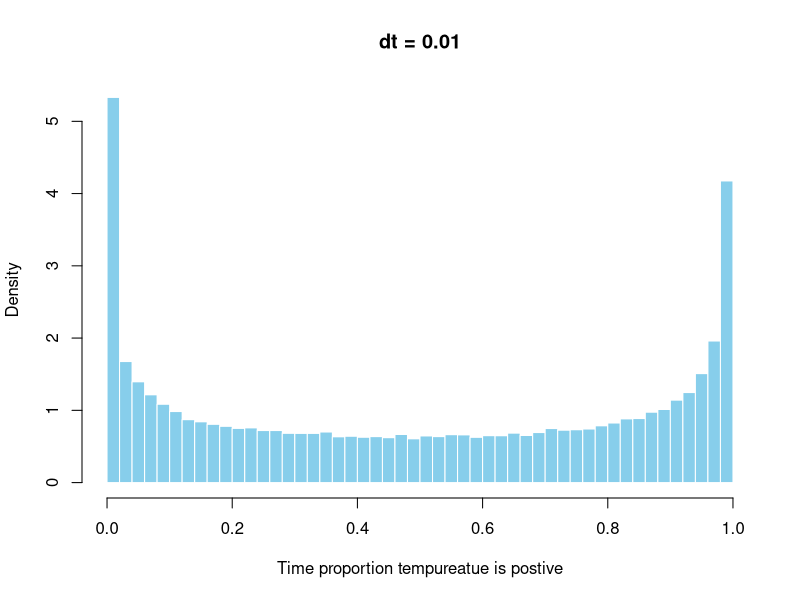
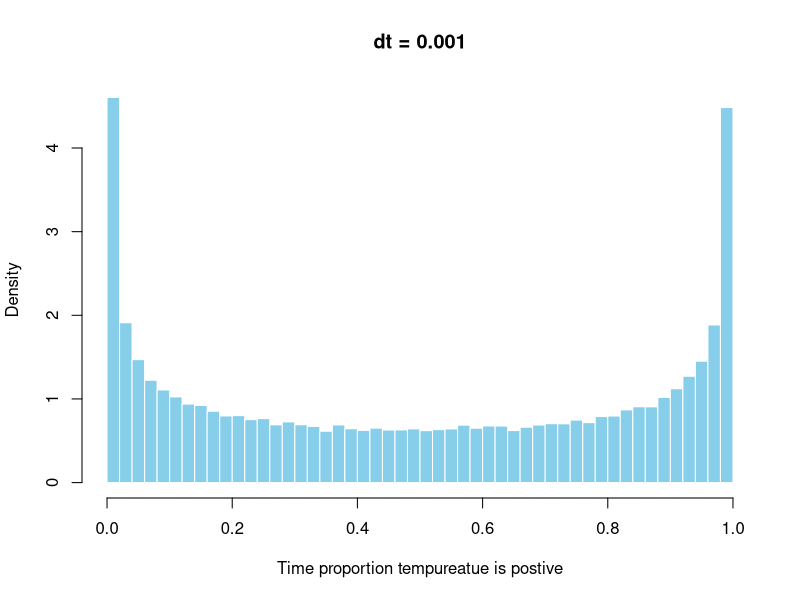
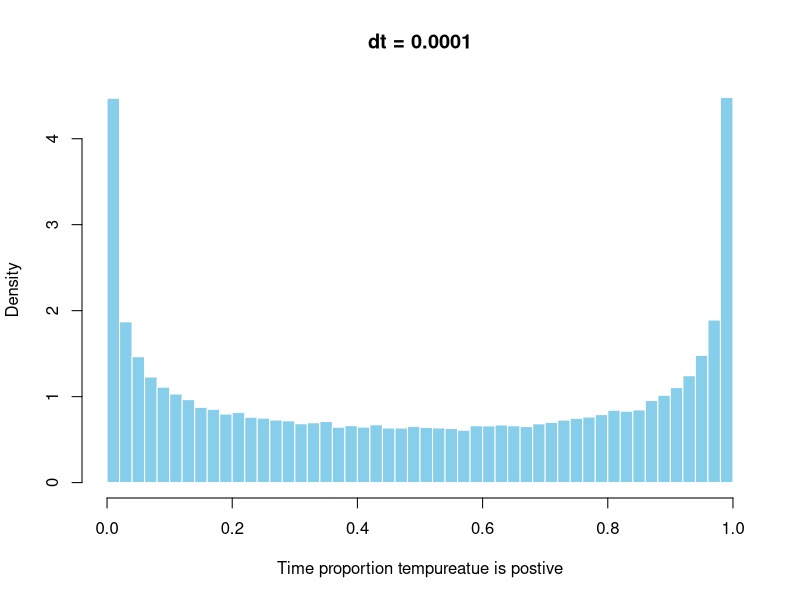

Recreate these plots in R, in order.

# Function to calculate the proportion of time the temperature is positive
simulate_temperature <- function(dt) {
  steps <- 1 / dt  # Number of steps for dt
  proportions <- c(100000)
  for (i in 1:100000) {
    # stores the increments as a vector
    increments <- rnorm(steps, mean = 0, sd = sqrt(dt)) # variance = dt => sd = sqrt(dt)
    
    process <- cumsum(increments) # makes a vector of the cumulative value
    
    # Calculate the proportion of time the temperature is positive
    positive <- 0
    for (x in process) {
      if (x > 0) {
        positive <- positive + 1
      }
    }
    proportions[i] <- positive / steps
  }
  return(proportions)
}

# Set simulation parameters
dt <- 0.01  # Time interval ∆t
# Run simulation
proportions <- simulate_temperature(dt)

# Plot histogram 1
hist(proportions, breaks = 50, probability = TRUE, main = "dt = 0.01",
     xlab = "Time proportion tempureatue is postive", ylab = "Density", col = "skyblue", border = "white")

# Set simulation parameters
dt <- 0.001  # Time interval ∆t
# Run simulation
proportions <- simulate_temperature(dt)

# Plot histogram 2
hist(proportions, breaks = 50, probability = TRUE, main = "dt = 0.001",
     xlab = "Time proportion tempureatue is postive", ylab = "Density", col = "skyblue", border = "white")

# Set simulation parameters
dt <- 0.0001  # Time interval ∆t
# Run simulation
proportions <- simulate_temperature(dt)

# Plot histogram 3
hist(proportions, breaks = 50, probability = TRUE, main = "dt = 0.0001",
     xlab = "Time proportion tempureatue is postive", ylab = "Density", col = "skyblue", border = "white")
